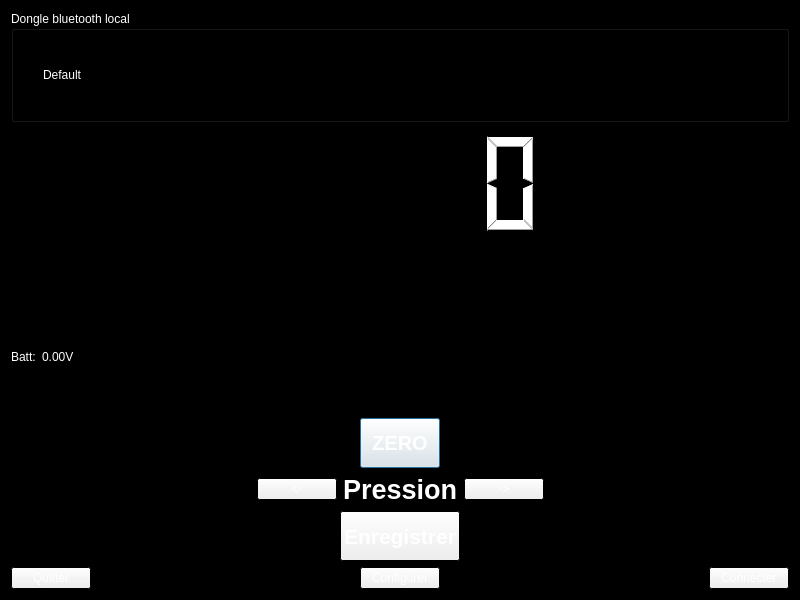
<?xml version="1.0" encoding="UTF-8"?>
<ui version="4.0">
 <class>Torque</class>
 <widget class="QDialog" name="Torque">
  <property name="geometry">
   <rect>
    <x>0</x>
    <y>0</y>
    <width>800</width>
    <height>600</height>
   </rect>
  </property>
  <property name="palette">
   <palette>
    <active>
     <colorrole role="WindowText">
      <brush brushstyle="SolidPattern">
       <color alpha="255">
        <red>255</red>
        <green>255</green>
        <blue>255</blue>
       </color>
      </brush>
     </colorrole>
     <colorrole role="Light">
      <brush brushstyle="SolidPattern">
       <color alpha="255">
        <red>255</red>
        <green>255</green>
        <blue>255</blue>
       </color>
      </brush>
     </colorrole>
     <colorrole role="Text">
      <brush brushstyle="SolidPattern">
       <color alpha="255">
        <red>255</red>
        <green>255</green>
        <blue>255</blue>
       </color>
      </brush>
     </colorrole>
     <colorrole role="ButtonText">
      <brush brushstyle="SolidPattern">
       <color alpha="255">
        <red>255</red>
        <green>255</green>
        <blue>255</blue>
       </color>
      </brush>
     </colorrole>
     <colorrole role="Base">
      <brush brushstyle="SolidPattern">
       <color alpha="255">
        <red>0</red>
        <green>0</green>
        <blue>0</blue>
       </color>
      </brush>
     </colorrole>
     <colorrole role="Window">
      <brush brushstyle="SolidPattern">
       <color alpha="255">
        <red>0</red>
        <green>0</green>
        <blue>0</blue>
       </color>
      </brush>
     </colorrole>
     <colorrole role="HighlightedText">
      <brush brushstyle="SolidPattern">
       <color alpha="255">
        <red>255</red>
        <green>255</green>
        <blue>255</blue>
       </color>
      </brush>
     </colorrole>
     <colorrole role="AlternateBase">
      <brush brushstyle="SolidPattern">
       <color alpha="255">
        <red>255</red>
        <green>255</green>
        <blue>255</blue>
       </color>
      </brush>
     </colorrole>
     <colorrole role="ToolTipBase">
      <brush brushstyle="SolidPattern">
       <color alpha="255">
        <red>104</red>
        <green>106</green>
        <blue>107</blue>
       </color>
      </brush>
     </colorrole>
     <colorrole role="ToolTipText">
      <brush brushstyle="SolidPattern">
       <color alpha="255">
        <red>255</red>
        <green>255</green>
        <blue>255</blue>
       </color>
      </brush>
     </colorrole>
    </active>
    <inactive>
     <colorrole role="WindowText">
      <brush brushstyle="SolidPattern">
       <color alpha="255">
        <red>255</red>
        <green>255</green>
        <blue>255</blue>
       </color>
      </brush>
     </colorrole>
     <colorrole role="Light">
      <brush brushstyle="SolidPattern">
       <color alpha="255">
        <red>255</red>
        <green>255</green>
        <blue>255</blue>
       </color>
      </brush>
     </colorrole>
     <colorrole role="Text">
      <brush brushstyle="SolidPattern">
       <color alpha="255">
        <red>255</red>
        <green>255</green>
        <blue>255</blue>
       </color>
      </brush>
     </colorrole>
     <colorrole role="ButtonText">
      <brush brushstyle="SolidPattern">
       <color alpha="255">
        <red>255</red>
        <green>255</green>
        <blue>255</blue>
       </color>
      </brush>
     </colorrole>
     <colorrole role="Base">
      <brush brushstyle="SolidPattern">
       <color alpha="255">
        <red>0</red>
        <green>0</green>
        <blue>0</blue>
       </color>
      </brush>
     </colorrole>
     <colorrole role="Window">
      <brush brushstyle="SolidPattern">
       <color alpha="255">
        <red>0</red>
        <green>0</green>
        <blue>0</blue>
       </color>
      </brush>
     </colorrole>
     <colorrole role="HighlightedText">
      <brush brushstyle="SolidPattern">
       <color alpha="255">
        <red>255</red>
        <green>255</green>
        <blue>255</blue>
       </color>
      </brush>
     </colorrole>
     <colorrole role="AlternateBase">
      <brush brushstyle="SolidPattern">
       <color alpha="255">
        <red>255</red>
        <green>255</green>
        <blue>255</blue>
       </color>
      </brush>
     </colorrole>
     <colorrole role="ToolTipBase">
      <brush brushstyle="SolidPattern">
       <color alpha="255">
        <red>104</red>
        <green>106</green>
        <blue>107</blue>
       </color>
      </brush>
     </colorrole>
     <colorrole role="ToolTipText">
      <brush brushstyle="SolidPattern">
       <color alpha="255">
        <red>255</red>
        <green>255</green>
        <blue>255</blue>
       </color>
      </brush>
     </colorrole>
    </inactive>
    <disabled>
     <colorrole role="WindowText">
      <brush brushstyle="SolidPattern">
       <color alpha="255">
        <red>127</red>
        <green>127</green>
        <blue>127</blue>
       </color>
      </brush>
     </colorrole>
     <colorrole role="Light">
      <brush brushstyle="SolidPattern">
       <color alpha="255">
        <red>255</red>
        <green>255</green>
        <blue>255</blue>
       </color>
      </brush>
     </colorrole>
     <colorrole role="Text">
      <brush brushstyle="SolidPattern">
       <color alpha="255">
        <red>127</red>
        <green>127</green>
        <blue>127</blue>
       </color>
      </brush>
     </colorrole>
     <colorrole role="ButtonText">
      <brush brushstyle="SolidPattern">
       <color alpha="255">
        <red>148</red>
        <green>148</green>
        <blue>148</blue>
       </color>
      </brush>
     </colorrole>
     <colorrole role="Base">
      <brush brushstyle="SolidPattern">
       <color alpha="255">
        <red>0</red>
        <green>0</green>
        <blue>0</blue>
       </color>
      </brush>
     </colorrole>
     <colorrole role="Window">
      <brush brushstyle="SolidPattern">
       <color alpha="255">
        <red>0</red>
        <green>0</green>
        <blue>0</blue>
       </color>
      </brush>
     </colorrole>
     <colorrole role="HighlightedText">
      <brush brushstyle="SolidPattern">
       <color alpha="255">
        <red>255</red>
        <green>255</green>
        <blue>255</blue>
       </color>
      </brush>
     </colorrole>
     <colorrole role="AlternateBase">
      <brush brushstyle="SolidPattern">
       <color alpha="255">
        <red>255</red>
        <green>255</green>
        <blue>255</blue>
       </color>
      </brush>
     </colorrole>
     <colorrole role="ToolTipBase">
      <brush brushstyle="SolidPattern">
       <color alpha="255">
        <red>104</red>
        <green>106</green>
        <blue>107</blue>
       </color>
      </brush>
     </colorrole>
     <colorrole role="ToolTipText">
      <brush brushstyle="SolidPattern">
       <color alpha="255">
        <red>255</red>
        <green>255</green>
        <blue>255</blue>
       </color>
      </brush>
     </colorrole>
    </disabled>
   </palette>
  </property>
  <property name="windowTitle">
   <string>Torque Monitor</string>
  </property>
  <layout class="QVBoxLayout" name="verticalLayout">
   <item>
    <widget class="QGroupBox" name="localAdapterBox">
     <property name="enabled">
      <bool>true</bool>
     </property>
     <property name="title">
      <string>Dongle bluetooth local</string>
     </property>
     <property name="checkable">
      <bool>false</bool>
     </property>
     <layout class="QHBoxLayout" name="horizontalLayout_3">
      <item>
       <widget class="QRadioButton" name="firstAdapter">
        <property name="text">
         <string>Default</string>
        </property>
       </widget>
      </item>
      <item>
       <widget class="QRadioButton" name="secondAdapter">
        <property name="text">
         <string/>
        </property>
       </widget>
      </item>
     </layout>
    </widget>
   </item>
   <item>
    <layout class="QHBoxLayout" name="horizontalLayout_4">
     <item>
      <widget class="QLCDNumber" name="torque_val">
       <property name="font">
        <font>
         <pointsize>20</pointsize>
         <weight>50</weight>
         <bold>false</bold>
         <kerning>true</kerning>
        </font>
       </property>
       <property name="frameShape">
        <enum>QFrame::NoFrame</enum>
       </property>
       <property name="frameShadow">
        <enum>QFrame::Plain</enum>
       </property>
       <property name="smallDecimalPoint">
        <bool>false</bool>
       </property>
       <property name="segmentStyle">
        <enum>QLCDNumber::Filled</enum>
       </property>
      </widget>
     </item>
    </layout>
   </item>
   <item>
    <widget class="QTextEdit" name="chat">
     <property name="sizePolicy">
      <sizepolicy hsizetype="Expanding" vsizetype="Maximum">
       <horstretch>0</horstretch>
       <verstretch>0</verstretch>
      </sizepolicy>
     </property>
     <property name="maximumSize">
      <size>
       <width>16777215</width>
       <height>50</height>
      </size>
     </property>
     <property name="focusPolicy">
      <enum>Qt::NoFocus</enum>
     </property>
    </widget>
   </item>
   <item>
    <layout class="QHBoxLayout" name="horizontalLayout_7">
     <item>
      <widget class="QLabel" name="label">
       <property name="text">
        <string>Batt:</string>
       </property>
      </widget>
     </item>
     <item>
      <widget class="QLabel" name="battLabel">
       <property name="text">
        <string>0.00V</string>
       </property>
      </widget>
     </item>
     <item>
      <spacer name="horizontalSpacer_9">
       <property name="orientation">
        <enum>Qt::Horizontal</enum>
       </property>
       <property name="sizeHint" stdset="0">
        <size>
         <width>40</width>
         <height>20</height>
        </size>
       </property>
      </spacer>
     </item>
    </layout>
   </item>
   <item>
    <layout class="QHBoxLayout" name="horizontalLayout_5">
     <item>
      <spacer name="horizontalSpacer_2">
       <property name="orientation">
        <enum>Qt::Horizontal</enum>
       </property>
       <property name="sizeHint" stdset="0">
        <size>
         <width>40</width>
         <height>20</height>
        </size>
       </property>
      </spacer>
     </item>
     <item>
      <widget class="QPushButton" name="zeroButton">
       <property name="sizePolicy">
        <sizepolicy hsizetype="Maximum" vsizetype="Maximum">
         <horstretch>0</horstretch>
         <verstretch>0</verstretch>
        </sizepolicy>
       </property>
       <property name="maximumSize">
        <size>
         <width>200</width>
         <height>50</height>
        </size>
       </property>
       <property name="font">
        <font>
         <pointsize>15</pointsize>
         <weight>75</weight>
         <bold>true</bold>
        </font>
       </property>
       <property name="text">
        <string>ZERO</string>
       </property>
      </widget>
     </item>
     <item>
      <spacer name="horizontalSpacer_3">
       <property name="orientation">
        <enum>Qt::Horizontal</enum>
       </property>
       <property name="sizeHint" stdset="0">
        <size>
         <width>40</width>
         <height>20</height>
        </size>
       </property>
      </spacer>
     </item>
    </layout>
   </item>
   <item>
    <layout class="QHBoxLayout" name="horizontalLayout">
     <item>
      <spacer name="horizontalSpacer_5">
       <property name="orientation">
        <enum>Qt::Horizontal</enum>
       </property>
       <property name="sizeHint" stdset="0">
        <size>
         <width>40</width>
         <height>20</height>
        </size>
       </property>
      </spacer>
     </item>
     <item>
      <widget class="QPushButton" name="pressionMoinsButton">
       <property name="text">
        <string>&lt;-</string>
       </property>
      </widget>
     </item>
     <item>
      <widget class="QLabel" name="pressLbl">
       <property name="font">
        <font>
         <pointsize>20</pointsize>
         <weight>75</weight>
         <bold>true</bold>
        </font>
       </property>
       <property name="text">
        <string>Pression</string>
       </property>
      </widget>
     </item>
     <item>
      <widget class="QPushButton" name="pressionPlusButton">
       <property name="text">
        <string>-&gt;</string>
       </property>
      </widget>
     </item>
     <item>
      <spacer name="horizontalSpacer_6">
       <property name="orientation">
        <enum>Qt::Horizontal</enum>
       </property>
       <property name="sizeHint" stdset="0">
        <size>
         <width>40</width>
         <height>20</height>
        </size>
       </property>
      </spacer>
     </item>
    </layout>
   </item>
   <item>
    <layout class="QHBoxLayout" name="horizontalLayout_6">
     <item>
      <spacer name="horizontalSpacer_7">
       <property name="orientation">
        <enum>Qt::Horizontal</enum>
       </property>
       <property name="sizeHint" stdset="0">
        <size>
         <width>40</width>
         <height>20</height>
        </size>
       </property>
      </spacer>
     </item>
     <item>
      <widget class="QPushButton" name="recordButton">
       <property name="minimumSize">
        <size>
         <width>0</width>
         <height>50</height>
        </size>
       </property>
       <property name="font">
        <font>
         <pointsize>16</pointsize>
         <weight>75</weight>
         <bold>true</bold>
        </font>
       </property>
       <property name="text">
        <string>Enregistrer</string>
       </property>
      </widget>
     </item>
     <item>
      <spacer name="horizontalSpacer_8">
       <property name="orientation">
        <enum>Qt::Horizontal</enum>
       </property>
       <property name="sizeHint" stdset="0">
        <size>
         <width>40</width>
         <height>20</height>
        </size>
       </property>
      </spacer>
     </item>
    </layout>
   </item>
   <item>
    <layout class="QHBoxLayout" name="horizontalLayout_2">
     <item>
      <widget class="QPushButton" name="quitButton">
       <property name="text">
        <string>Quitter</string>
       </property>
      </widget>
     </item>
     <item>
      <spacer name="horizontalSpacer_4">
       <property name="orientation">
        <enum>Qt::Horizontal</enum>
       </property>
       <property name="sizeHint" stdset="0">
        <size>
         <width>40</width>
         <height>20</height>
        </size>
       </property>
      </spacer>
     </item>
     <item>
      <widget class="QPushButton" name="configureButton">
       <property name="text">
        <string>Configurer</string>
       </property>
      </widget>
     </item>
     <item>
      <spacer name="horizontalSpacer">
       <property name="orientation">
        <enum>Qt::Horizontal</enum>
       </property>
       <property name="sizeHint" stdset="0">
        <size>
         <width>40</width>
         <height>20</height>
        </size>
       </property>
      </spacer>
     </item>
     <item>
      <widget class="QPushButton" name="connectButton">
       <property name="text">
        <string>Connecter</string>
       </property>
      </widget>
     </item>
    </layout>
   </item>
  </layout>
 </widget>
 <resources/>
 <connections/>
</ui>
